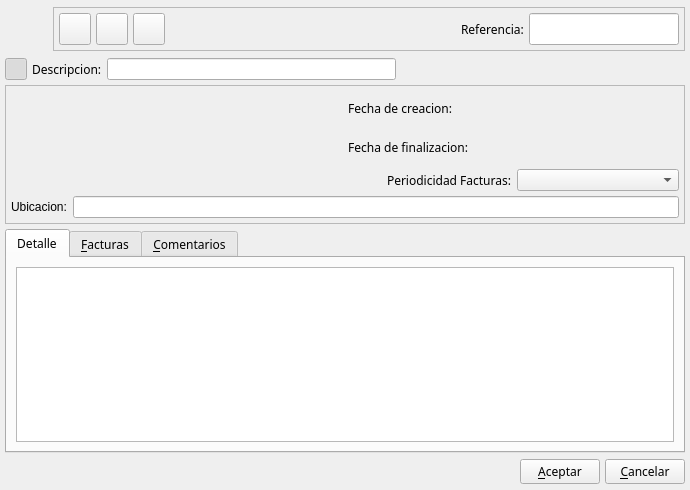
<?xml version="1.0" encoding="UTF-8"?>
<ui version="4.0">
 <author>Tomeu Borras</author>
 <class>ContratoBase</class>
 <widget class="QWidget" name="ContratoBase">
  <property name="geometry">
   <rect>
    <x>0</x>
    <y>0</y>
    <width>690</width>
    <height>490</height>
   </rect>
  </property>
  <property name="windowTitle">
   <string>Nuevo Contrato</string>
  </property>
  <property name="windowIcon">
   <iconset resource="../../../bulmages.qrc">
    <normaloff>:/Images/contract.svg</normaloff>:/Images/contract.svg</iconset>
  </property>
  <layout class="QVBoxLayout">
   <property name="spacing">
    <number>5</number>
   </property>
   <property name="margin">
    <number>5</number>
   </property>
   <item>
    <layout class="QHBoxLayout">
     <property name="spacing">
      <number>0</number>
     </property>
     <property name="margin">
      <number>0</number>
     </property>
     <item>
      <widget class="QLabel" name="pixmapLabel1">
       <property name="sizePolicy">
        <sizepolicy hsizetype="Fixed" vsizetype="Fixed">
         <horstretch>0</horstretch>
         <verstretch>0</verstretch>
        </sizepolicy>
       </property>
       <property name="minimumSize">
        <size>
         <width>48</width>
         <height>48</height>
        </size>
       </property>
       <property name="maximumSize">
        <size>
         <width>48</width>
         <height>48</height>
        </size>
       </property>
       <property name="pixmap">
        <pixmap resource="../../../bulmages.qrc">:/Images/contract.svg</pixmap>
       </property>
       <property name="scaledContents">
        <bool>true</bool>
       </property>
      </widget>
     </item>
     <item>
      <widget class="QFrame" name="frame_2">
       <property name="sizePolicy">
        <sizepolicy hsizetype="Expanding" vsizetype="Fixed">
         <horstretch>0</horstretch>
         <verstretch>0</verstretch>
        </sizepolicy>
       </property>
       <property name="frameShape">
        <enum>QFrame::StyledPanel</enum>
       </property>
       <property name="frameShadow">
        <enum>QFrame::Raised</enum>
       </property>
       <layout class="QHBoxLayout">
        <property name="spacing">
         <number>5</number>
        </property>
        <property name="margin">
         <number>5</number>
        </property>
        <item>
         <widget class="QToolButton" name="mui_guardar">
          <property name="minimumSize">
           <size>
            <width>32</width>
            <height>32</height>
           </size>
          </property>
          <property name="maximumSize">
           <size>
            <width>32</width>
            <height>32</height>
           </size>
          </property>
          <property name="toolTip">
           <string>Guardar Contrato</string>
          </property>
          <property name="whatsThis">
           <string>Guardar Contrato</string>
          </property>
          <property name="text">
           <string/>
          </property>
          <property name="icon">
           <iconset resource="../../../bulmages.qrc">
            <normaloff>:/Images/edit-save.svg</normaloff>:/Images/edit-save.svg</iconset>
          </property>
          <property name="iconSize">
           <size>
            <width>32</width>
            <height>32</height>
           </size>
          </property>
         </widget>
        </item>
        <item>
         <widget class="QToolButton" name="mui_borrar">
          <property name="minimumSize">
           <size>
            <width>32</width>
            <height>32</height>
           </size>
          </property>
          <property name="maximumSize">
           <size>
            <width>32</width>
            <height>32</height>
           </size>
          </property>
          <property name="toolTip">
           <string>Borrar Contrato</string>
          </property>
          <property name="whatsThis">
           <string>Borrar Contrato</string>
          </property>
          <property name="text">
           <string/>
          </property>
          <property name="icon">
           <iconset>
            <normaloff>:Images/edit-delete.svg</normaloff>:Images/edit-delete.svg</iconset>
          </property>
          <property name="iconSize">
           <size>
            <width>32</width>
            <height>32</height>
           </size>
          </property>
         </widget>
        </item>
        <item>
         <widget class="QToolButton" name="mui_facturar">
          <property name="minimumSize">
           <size>
            <width>32</width>
            <height>32</height>
           </size>
          </property>
          <property name="maximumSize">
           <size>
            <width>32</width>
            <height>32</height>
           </size>
          </property>
          <property name="toolTip">
           <string>Facturar Periodos Pendientes</string>
          </property>
          <property name="whatsThis">
           <string>Facturar Periodos Pendientes</string>
          </property>
          <property name="text">
           <string/>
          </property>
          <property name="icon">
           <iconset>
            <normaloff>:/BfBulmaFact32x32/images/png/32x32/i_bulmages_ventas_facturas_automaticas.32x32.png</normaloff>:/BfBulmaFact32x32/images/png/32x32/i_bulmages_ventas_facturas_automaticas.32x32.png</iconset>
          </property>
          <property name="iconSize">
           <size>
            <width>32</width>
            <height>32</height>
           </size>
          </property>
         </widget>
        </item>
        <item>
         <spacer>
          <property name="orientation">
           <enum>Qt::Horizontal</enum>
          </property>
          <property name="sizeType">
           <enum>QSizePolicy::Preferred</enum>
          </property>
          <property name="sizeHint" stdset="0">
           <size>
            <width>16</width>
            <height>26</height>
           </size>
          </property>
         </spacer>
        </item>
        <item>
         <widget class="QFrame" name="mui_plugbotones">
          <property name="sizePolicy">
           <sizepolicy hsizetype="Minimum" vsizetype="Expanding">
            <horstretch>0</horstretch>
            <verstretch>0</verstretch>
           </sizepolicy>
          </property>
          <property name="frameShape">
           <enum>QFrame::NoFrame</enum>
          </property>
          <property name="frameShadow">
           <enum>QFrame::Plain</enum>
          </property>
          <property name="lineWidth">
           <number>0</number>
          </property>
         </widget>
        </item>
        <item>
         <spacer>
          <property name="orientation">
           <enum>Qt::Horizontal</enum>
          </property>
          <property name="sizeType">
           <enum>QSizePolicy::Expanding</enum>
          </property>
          <property name="sizeHint" stdset="0">
           <size>
            <width>81</width>
            <height>32</height>
           </size>
          </property>
         </spacer>
        </item>
        <item>
         <widget class="QLabel" name="label5">
          <property name="sizePolicy">
           <sizepolicy hsizetype="Minimum" vsizetype="Preferred">
            <horstretch>0</horstretch>
            <verstretch>0</verstretch>
           </sizepolicy>
          </property>
          <property name="font">
           <font>
            <family>Sans Serif</family>
            <pointsize>9</pointsize>
            <weight>50</weight>
            <italic>false</italic>
            <bold>false</bold>
            <underline>false</underline>
            <strikeout>false</strikeout>
           </font>
          </property>
          <property name="text">
           <string>Referencia:</string>
          </property>
          <property name="buddy">
           <cstring>mui_refcontrato</cstring>
          </property>
         </widget>
        </item>
        <item>
         <widget class="BfBuscarReferencia" name="mui_refcontrato">
          <property name="sizePolicy">
           <sizepolicy hsizetype="Preferred" vsizetype="Ignored">
            <horstretch>0</horstretch>
            <verstretch>0</verstretch>
           </sizepolicy>
          </property>
          <property name="minimumSize">
           <size>
            <width>150</width>
            <height>0</height>
           </size>
          </property>
         </widget>
        </item>
       </layout>
      </widget>
     </item>
    </layout>
   </item>
   <item>
    <layout class="QHBoxLayout">
     <property name="spacing">
      <number>5</number>
     </property>
     <property name="margin">
      <number>0</number>
     </property>
     <item>
      <widget class="QToolButton" name="mui_detalles">
       <property name="minimumSize">
        <size>
         <width>22</width>
         <height>22</height>
        </size>
       </property>
       <property name="maximumSize">
        <size>
         <width>22</width>
         <height>22</height>
        </size>
       </property>
       <property name="toolTip">
        <string>Mostrar/ocultar cabecera</string>
       </property>
       <property name="whatsThis">
        <string>Mostrar/ocultar cabecera</string>
       </property>
       <property name="text">
        <string/>
       </property>
       <property name="icon">
        <iconset resource="../../../bulmages.qrc">
         <normaloff>:/Images/document-open.svg</normaloff>:/Images/document-open.svg</iconset>
       </property>
       <property name="iconSize">
        <size>
         <width>32</width>
         <height>32</height>
        </size>
       </property>
       <property name="checkable">
        <bool>true</bool>
       </property>
       <property name="checked">
        <bool>true</bool>
       </property>
      </widget>
     </item>
     <item>
      <widget class="QLabel" name="label7">
       <property name="font">
        <font>
         <family>Sans Serif</family>
         <pointsize>9</pointsize>
         <weight>50</weight>
         <italic>false</italic>
         <bold>false</bold>
         <underline>false</underline>
         <strikeout>false</strikeout>
        </font>
       </property>
       <property name="text">
        <string>Descripcion:</string>
       </property>
       <property name="buddy">
        <cstring>mui_nomcontrato</cstring>
       </property>
      </widget>
     </item>
     <item>
      <widget class="QLineEdit" name="mui_nomcontrato">
       <property name="sizePolicy">
        <sizepolicy hsizetype="Expanding" vsizetype="Fixed">
         <horstretch>0</horstretch>
         <verstretch>0</verstretch>
        </sizepolicy>
       </property>
       <property name="minimumSize">
        <size>
         <width>0</width>
         <height>0</height>
        </size>
       </property>
       <property name="baseSize">
        <size>
         <width>0</width>
         <height>0</height>
        </size>
       </property>
      </widget>
     </item>
     <item>
      <spacer>
       <property name="orientation">
        <enum>Qt::Horizontal</enum>
       </property>
       <property name="sizeType">
        <enum>QSizePolicy::MinimumExpanding</enum>
       </property>
       <property name="sizeHint" stdset="0">
        <size>
         <width>50</width>
         <height>21</height>
        </size>
       </property>
      </spacer>
     </item>
    </layout>
   </item>
   <item>
    <widget class="QFrame" name="frame">
     <property name="frameShape">
      <enum>QFrame::StyledPanel</enum>
     </property>
     <property name="frameShadow">
      <enum>QFrame::Raised</enum>
     </property>
     <layout class="QGridLayout">
      <property name="margin">
       <number>5</number>
      </property>
      <property name="spacing">
       <number>5</number>
      </property>
      <item row="0" column="0" rowspan="3">
       <widget class="BlSearchWidget" name="mui_idcliente" native="true">
        <property name="sizePolicy">
         <sizepolicy hsizetype="Expanding" vsizetype="Ignored">
          <horstretch>0</horstretch>
          <verstretch>0</verstretch>
         </sizepolicy>
        </property>
        <property name="minimumSize">
         <size>
          <width>250</width>
          <height>100</height>
         </size>
        </property>
       </widget>
      </item>
      <item row="2" column="1">
       <layout class="QHBoxLayout">
        <property name="spacing">
         <number>6</number>
        </property>
        <property name="margin">
         <number>0</number>
        </property>
        <item>
         <widget class="QLabel" name="label8_3">
          <property name="font">
           <font>
            <family>Sans Serif</family>
            <pointsize>9</pointsize>
            <weight>50</weight>
            <italic>false</italic>
            <bold>false</bold>
            <underline>false</underline>
            <strikeout>false</strikeout>
           </font>
          </property>
          <property name="text">
           <string>Periodicidad Facturas:</string>
          </property>
          <property name="alignment">
           <set>Qt::AlignRight|Qt::AlignTrailing|Qt::AlignVCenter</set>
          </property>
          <property name="buddy">
           <cstring>mui_periodicidadcontrato</cstring>
          </property>
         </widget>
        </item>
        <item>
         <widget class="BlPeriodicityComboBox" name="mui_periodicidadcontrato"/>
        </item>
       </layout>
      </item>
      <item row="3" column="0" colspan="2">
       <layout class="QHBoxLayout">
        <property name="spacing">
         <number>6</number>
        </property>
        <property name="margin">
         <number>0</number>
        </property>
        <item>
         <widget class="QLabel" name="label">
          <property name="text">
           <string>Ubicacion:</string>
          </property>
          <property name="buddy">
           <cstring>mui_loccontrato</cstring>
          </property>
         </widget>
        </item>
        <item>
         <widget class="QLineEdit" name="mui_loccontrato"/>
        </item>
       </layout>
      </item>
      <item row="1" column="1">
       <layout class="QHBoxLayout">
        <property name="spacing">
         <number>6</number>
        </property>
        <property name="margin">
         <number>0</number>
        </property>
        <item>
         <widget class="QLabel" name="label8_2">
          <property name="font">
           <font>
            <family>Sans Serif</family>
            <pointsize>9</pointsize>
            <weight>50</weight>
            <italic>false</italic>
            <bold>false</bold>
            <underline>false</underline>
            <strikeout>false</strikeout>
           </font>
          </property>
          <property name="text">
           <string>Fecha de finalizacion:</string>
          </property>
          <property name="alignment">
           <set>Qt::AlignRight|Qt::AlignTrailing|Qt::AlignVCenter</set>
          </property>
         </widget>
        </item>
        <item>
         <widget class="BlDateSearch" name="mui_ffincontrato" native="true">
          <property name="sizePolicy">
           <sizepolicy hsizetype="Expanding" vsizetype="Ignored">
            <horstretch>0</horstretch>
            <verstretch>0</verstretch>
           </sizepolicy>
          </property>
          <property name="minimumSize">
           <size>
            <width>100</width>
            <height>0</height>
           </size>
          </property>
         </widget>
        </item>
       </layout>
      </item>
      <item row="0" column="1">
       <layout class="QHBoxLayout">
        <property name="spacing">
         <number>6</number>
        </property>
        <property name="margin">
         <number>0</number>
        </property>
        <item>
         <widget class="QLabel" name="label8">
          <property name="font">
           <font>
            <family>Sans Serif</family>
            <pointsize>9</pointsize>
            <weight>50</weight>
            <italic>false</italic>
            <bold>false</bold>
            <underline>false</underline>
            <strikeout>false</strikeout>
           </font>
          </property>
          <property name="text">
           <string>Fecha de creacion:</string>
          </property>
          <property name="alignment">
           <set>Qt::AlignRight|Qt::AlignTrailing|Qt::AlignVCenter</set>
          </property>
         </widget>
        </item>
        <item>
         <widget class="BlDateSearch" name="mui_fincontrato" native="true">
          <property name="sizePolicy">
           <sizepolicy hsizetype="Expanding" vsizetype="Ignored">
            <horstretch>0</horstretch>
            <verstretch>0</verstretch>
           </sizepolicy>
          </property>
          <property name="minimumSize">
           <size>
            <width>100</width>
            <height>0</height>
           </size>
          </property>
         </widget>
        </item>
       </layout>
      </item>
     </layout>
    </widget>
   </item>
   <item>
    <widget class="QTabWidget" name="Detalle">
     <property name="enabled">
      <bool>true</bool>
     </property>
     <property name="font">
      <font>
       <family>Sans Serif</family>
       <pointsize>9</pointsize>
       <weight>50</weight>
       <italic>false</italic>
       <bold>false</bold>
       <underline>false</underline>
       <strikeout>false</strikeout>
      </font>
     </property>
     <property name="currentIndex">
      <number>0</number>
     </property>
     <widget class="QWidget" name="tab">
      <attribute name="title">
       <string>Detalle</string>
      </attribute>
      <layout class="QGridLayout">
       <property name="margin">
        <number>9</number>
       </property>
       <property name="spacing">
        <number>6</number>
       </property>
       <item row="0" column="0">
        <widget class="ListLinContratoView" name="mui_lineas"/>
       </item>
      </layout>
     </widget>
     <widget class="QWidget" name="tab1">
      <attribute name="title">
       <string>&amp;Facturas</string>
      </attribute>
      <layout class="QVBoxLayout">
       <property name="spacing">
        <number>6</number>
       </property>
       <property name="margin">
        <number>9</number>
       </property>
       <item>
        <widget class="FacturasContratoListSubForm" name="subform2" native="true">
         <property name="sizePolicy">
          <sizepolicy hsizetype="Ignored" vsizetype="Ignored">
           <horstretch>0</horstretch>
           <verstretch>0</verstretch>
          </sizepolicy>
         </property>
        </widget>
       </item>
      </layout>
     </widget>
     <widget class="QWidget" name="tab3">
      <attribute name="title">
       <string>&amp;Comentarios</string>
      </attribute>
      <layout class="QHBoxLayout">
       <property name="spacing">
        <number>6</number>
       </property>
       <property name="margin">
        <number>9</number>
       </property>
       <item>
        <widget class="QTextEdit" name="mui_descontrato"/>
       </item>
      </layout>
     </widget>
    </widget>
   </item>
   <item>
    <layout class="QHBoxLayout">
     <property name="spacing">
      <number>5</number>
     </property>
     <property name="margin">
      <number>0</number>
     </property>
     <item>
      <spacer>
       <property name="orientation">
        <enum>Qt::Horizontal</enum>
       </property>
       <property name="sizeHint" stdset="0">
        <size>
         <width>436</width>
         <height>27</height>
        </size>
       </property>
      </spacer>
     </item>
     <item>
      <widget class="QPushButton" name="mui_aceptar">
       <property name="font">
        <font>
         <family>Sans Serif</family>
         <pointsize>9</pointsize>
         <weight>50</weight>
         <italic>false</italic>
         <bold>false</bold>
         <underline>false</underline>
         <strikeout>false</strikeout>
        </font>
       </property>
       <property name="text">
        <string>&amp;Aceptar</string>
       </property>
      </widget>
     </item>
     <item>
      <widget class="QPushButton" name="mui_cancelar">
       <property name="font">
        <font>
         <family>Sans Serif</family>
         <pointsize>9</pointsize>
         <weight>50</weight>
         <italic>false</italic>
         <bold>false</bold>
         <underline>false</underline>
         <strikeout>false</strikeout>
        </font>
       </property>
       <property name="text">
        <string>&amp;Cancelar</string>
       </property>
      </widget>
     </item>
    </layout>
   </item>
  </layout>
 </widget>
 <layoutdefault spacing="2" margin="2"/>
 <customwidgets>
  <customwidget>
   <class>BlDateSearch</class>
   <extends>QWidget</extends>
   <header>../../../bulmalib/src/bldatesearch.h</header>
  </customwidget>
  <customwidget>
   <class>BfBuscarReferencia</class>
   <extends>QLineEdit</extends>
   <header>bfbuscarreferencia.h</header>
  </customwidget>
  <customwidget>
   <class>FacturasContratoListSubForm</class>
   <extends>QWidget</extends>
   <header>contratoview.h</header>
  </customwidget>
  <customwidget>
   <class>ListLinContratoView</class>
   <extends>QTableWidget</extends>
   <header>listlincontratoview.h</header>
  </customwidget>
  <customwidget>
   <class>BlPeriodicityComboBox</class>
   <extends>QComboBox</extends>
   <header>blperiodicitycombobox.h</header>
  </customwidget>
  <customwidget>
   <class>BlSearchWidget</class>
   <extends>QWidget</extends>
   <header>blsearchwidget.h</header>
  </customwidget>
 </customwidgets>
 <resources>
  <include location="../../../bulmages.qrc"/>
 </resources>
 <connections>
  <connection>
   <sender>mui_detalles</sender>
   <signal>toggled(bool)</signal>
   <receiver>frame</receiver>
   <slot>setShown(bool)</slot>
   <hints>
    <hint type="sourcelabel">
     <x>27</x>
     <y>83</y>
    </hint>
    <hint type="destinationlabel">
     <x>85</x>
     <y>99</y>
    </hint>
   </hints>
  </connection>
 </connections>
</ui>
